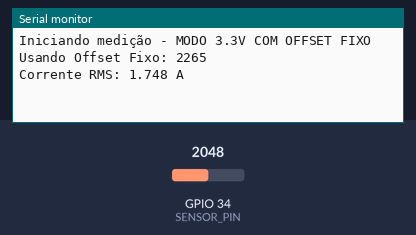
Bench run of a sketch on a simulated ESP32. On the bench: the last lines printed to the serial monitor. The inputs (shaded band) are chosen by the test bench; at power-on: GPIO 34 (SENSOR_PIN) = 2048.

Above: at 3.2 s.
3.3 s: GPIO 34 (SENSOR_PIN) set to 3244
At 4.6 s:
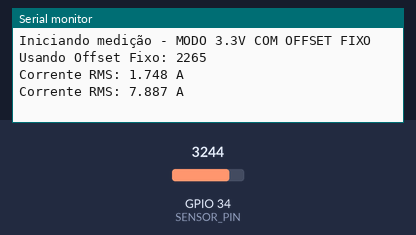
4.8 s: GPIO 34 (SENSOR_PIN) set to 3356
At 5.9 s:
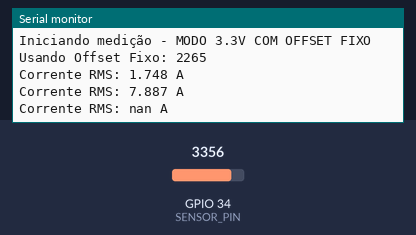

The sketch:

sensorACS.ino
```cpp
// CÓDIGO FINAL E CORRETO

// Define o pino onde o sensor ACS712 está conectado
const int SENSOR_PIN = 34;

// Tensão de referência do ADC do ESP32.
const float VREF = 3.3;

// Resolução do ADC do ESP32 (12 bits = 4096)
const int ADC_RESOLUTION = 4096;

// --- Parâmetros para Calibração ---
// Usando o seu offset calibrado. Este valor agora será respeitado.
int ACS_OFFSET = 2265;

// Sensibilidade do sensor ACS712-20A (0.100V/A).
float SENSITIVITY = 0.100;

void setup() {
  Serial.begin(115200);
  Serial.println("Iniciando medição - MODO 3.3V COM OFFSET FIXO");
  Serial.print("Usando Offset Fixo: ");
  Serial.println(ACS_OFFSET);
  delay(2000);
}

void loop() {
  float current_rms = getImprovedRMSCurrent();

  // Zona Morta (Dead Zone) para eliminar o ruído em 0A.
  if (current_rms < 0.15) {
    current_rms = 0.0;
  }

  Serial.print("Corrente RMS: ");
  Serial.print(current_rms, 3);
  Serial.println(" A");

  delay(1000);
}

float getImprovedRMSCurrent() {
  long sum_of_squares = 0;
  int sensorValue;
  int num_samples = 0;

  unsigned long startMillis = millis();
  while (millis() - startMillis < 500) {
    sensorValue = analogRead(SENSOR_PIN);
    long value_minus_offset = sensorValue - ACS_OFFSET;
    sum_of_squares += (value_minus_offset * value_minus_offset);
    num_samples++;
    delayMicroseconds(100);
  }

  float mean_square = (float)sum_of_squares / num_samples;
  float rms_adc = sqrt(mean_square);
  float rms_voltage = rms_adc * (VREF / ADC_RESOLUTION);
  float current_rms = rms_voltage / SENSITIVITY;

  return current_rms;
}
```

Measured:
- the behaviour switches between 3305 and 3306 on GPIO 34 (SENSOR_PIN) (found by bisection; images 1 and 2)
- after the input at 3.3 s, the serial monitor: prints a new line after 0.70 s (image 1)
- after the input at 4.8 s, the serial monitor: prints a new line after 0.70 s (image 2)
